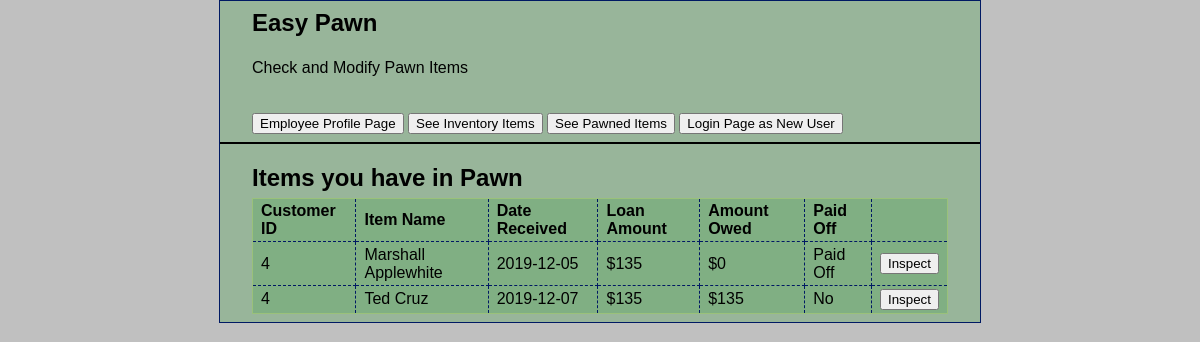
/index.php?action=pawnItems (signed in), run on the app's committed database.
### tables this page shows
CREATE TABLE `pawnitems` (
  `pawnID` int(11) NOT NULL,
  `itemID` int(11) NOT NULL,
  `customerID` int(11) NOT NULL,
  `dateRecieved` date NOT NULL,
  `loanAmount` float NOT NULL,
  `paymentRecieved` float NOT NULL DEFAULT '0',
  `paidOff` tinyint(1) NOT NULL DEFAULT '0',
  `employeeID` int(11) NOT NULL
);

CREATE TABLE `items` (
  `itemID` int(11) NOT NULL,
  `itemName` varchar(50) NOT NULL,
  `description` varchar(250) DEFAULT NULL
);

### model/DBitem.php (called while the page is built, shortened)
<?php
class DBitem {
    public static function getItemPawned() {
        $db = Database::getDB();
        $query = 'select *
                    from pawnitems as p
                    inner JOIN items as i on p.itemID = i.itemID';
        $statement = $db->prepare($query);
        $statement->execute();
        $results = $statement->fetchAll();
        $items = array();
        foreach ($results as $row) {
            $item = new pawnItems($row['itemID'], $row['itemName'], $row['description'], $row['pawnID'], $row['customerID'], $row['dateRecieved'], $row['loanAmount'], $row['paymentRecieved'], $row['paidOff'], $row['employeeID']);
            $items[] = $item;
        }
        return $items;
    }
}

### model/pawnItems.php (called while the page is built, shortened)
<?php
class pawnItems extends item{
    private $pawnID, $customerID, $dateRecieved, $loanAmount, $paymentRecieved, $paidOff, $employeeID;
    function __construct($itemID, $itemName, $description,$pawnID, $customerID, $dateRecieved, $loanAmount, $paymentRecieved, $paidOff, $employeeID) {
        $this->customerID = $customerID;
        $this->dateRecieved = $dateRecieved;
        $this->loanAmount = $loanAmount;
        $this->paymentRecieved = $paymentRecieved;
        $this->paidOff = $paidOff;
    }
    function getCustomerID() {
        return $this->customerID;
    }
    function getDateRecieved() {
        return $this->dateRecieved;
    }
    function getLoanAmount() {
        return $this->loanAmount;
    }
    function getPaymentRecieved() {
        return $this->paymentRecieved;
    }
    function getPaidOff() {
        return $this->paidOff;
    }
}

### model/item.php (called while the page is built, shortened)
<?php
class item {
    private $itemID, $itemName, $description;
    function __construct($itemID, $itemName, $description) {
        $this->itemName = $itemName;
    }
    function getItemName() {
        return $this->itemName;
    }
}

### view/pawnItemsPage.php (the view, shortened to what this page needs)
<!DOCTYPE html>
<html>
    <head>
        <link rel="stylesheet" type="text/css" href="main.css">
    </head>
    <body>
        <header>
            <h1>Easy Pawn</h1><br>
            <p>Check and Modify Pawn Items</p><br><br>
            <div id="userNav"><?php include 'nav.php'; ?></div>
        </header>
        <main>
            <h1>Items you have in Pawn</h1>
            <table>
                <tr>
                    <th>Customer ID</th>
                    <th>Item Name</th>
                    <th>Date Received</th>
                    <th>Loan Amount</th>
                    <th>Amount Owed</th>
                    <th>Paid Off</th>
                </tr>
                <?php foreach ($pawnedItems as $item) : ?>
                    <tr>
                        <td><?php echo htmlspecialchars($item->getCustomerID()); ?></td>
                        <td><?php echo htmlspecialchars($item->getItemName()); ?></td>
                        <td><?php echo htmlspecialchars($item->getDateRecieved()); ?></td>
                        <td>$<?php echo htmlspecialchars($item->getLoanAmount()); ?></td>
                        <td>$<?php echo htmlspecialchars(($item->getLoanAmount() - $item->getPaymentRecieved())); ?></td>
                        <td><?php if ((int)$item->getPaidOff() == 1) { ?>
                                Paid Off
                            <?php } else { ?>
                                No
                            <?php } ?>
                        </td>
                        <td>
                            <form action="index.php" method="post">
                                <input type="submit" value="Inspect">
                            </form>
                        </td>
                    </tr>
                <?php endforeach; ?>
            </table>
        </main>
    </body>
</html>

### main.css (style rules this page uses)
html { background-color: #C0C0C0; }
body { margin-top: 0; font-family: Arial, Helvetica, sans-serif; width: 760px; margin: 0 auto; background-color: #98b59a; border: 1px solid #001963; }
header { margin: 0; border-bottom: 2px solid black; padding: .5em 2em; }
header h1 { color: black; margin: 0; padding: 0; }
header p { margin: 0; padding: .25em 0 0 0; }
main { margin: 0; padding: .5em 2em ; }
h1 { font-size: 150%; margin: 0; padding: .5em 0 .25em; }
h1, h2 { color: black; }
p { margin: .5em 0 .5em 0; padding: 0; }
table { border: 1px solid #9ac17a; border-collapse: collapse; background-color: #80af83; }
td, th { border: 1px dashed #001963; padding: .2em .5em .2em .5em; text-align: left; }
form { margin: 0; }

### data on the page
pawnitems: customerID "4", itemID.itemName "Marshall Applewhite", dateRecieved "2019-12-05", loanAmount "135", $item->getLoanAmount() - $item->getPaymentRecieved() "0", paidOff "Paid Off"
pawnitems: customerID "4", itemID.itemName "Ted Cruz", dateRecieved "2019-12-07", loanAmount "135", $item->getLoanAmount()-$item->getPaymentRecieved() "135", paidOff "No"
